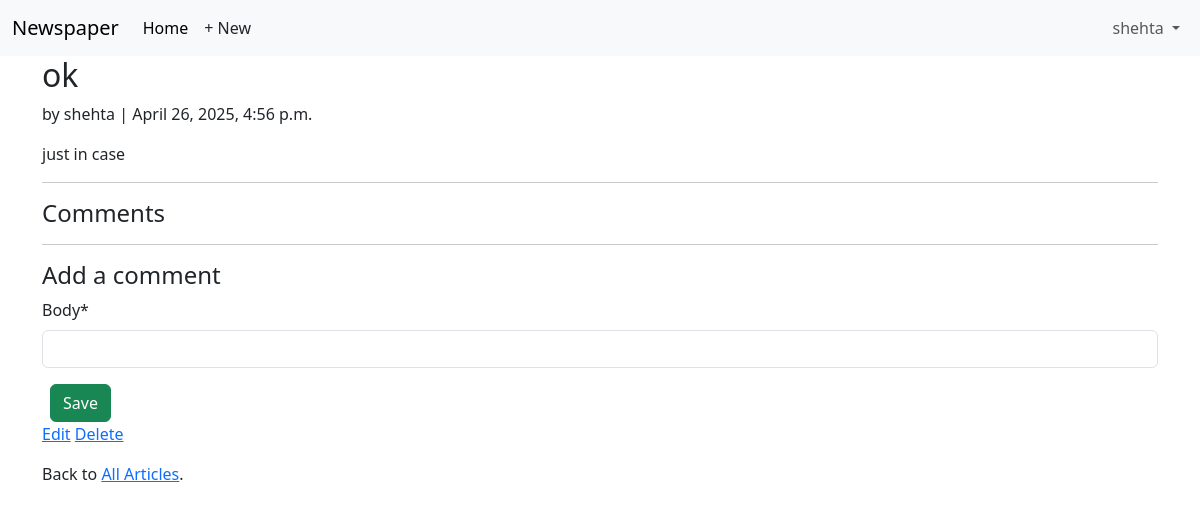
The app's page /articles/3/ (signed in), older data.
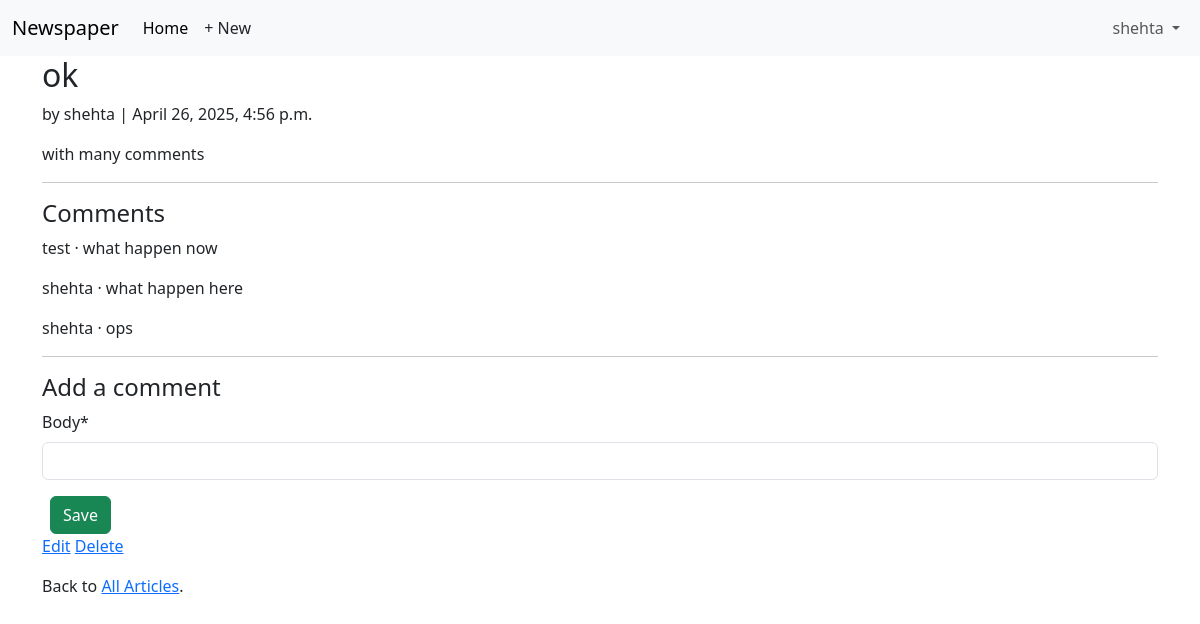
The same page, newer data.
### articles/models.py (models this page shows, shortened)
class Article(models.Model):
    title = models.CharField(max_length=255)
    body = models.TextField()
    date = models.DateTimeField(auto_now_add=True)
    author = models.ForeignKey(
        settings.AUTH_USER_MODEL,
        on_delete=models.CASCADE,
    )

class Comment(models.Model):
    author = models.ForeignKey(
        settings.AUTH_USER_MODEL, on_delete=models.CASCADE)
    article = models.ForeignKey(Article, on_delete=models.CASCADE)
    body = models.CharField(max_length=150)
    date = models.DateTimeField(auto_now_add=True)
    def __str__(self):
        return self.body

### accounts/models.py (models this page shows)
class CustomUser(AbstractUser):
    age = models.PositiveSmallIntegerField(blank=True, null=True)

### articles/views.py (the view, shortened to what this page needs)
# urls.py: path("<int:pk>/", ArticleDetailView.as_view(), name="article_detail"),
class ArticleDetailView(LoginRequiredMixin, View): # new
    def get(self, request, *args, **kwargs):
        view = CommentGet.as_view()
        return view(request, *args, **kwargs)

### articles/form.py
class CommentForm(forms.ModelForm):
    class Meta:
        model = Comment
        fields = ("body",)

### articles/views.py (called while the page is built)
    def get_context_data(self, **kwargs):
        context = super().get_context_data(**kwargs)
        context["form"] = CommentForm()
        return context

### templates/article_detail.html (shortened to what this page needs)
{% extends "base.html" %}
{% load crispy_forms_tags %}
{% block content %}
<div class="article-entry">
    <h2>{{ object.title }}</h2>
    <p>by {{ object.author }} | {{ object.date }}</p>
    <p>{{ object.body }}</p>
</div>
    <hr>
        <h4>Comments</h4>
        {% for comment in article.comment_set.all %}
            <p>{{ comment.author }} &middot; {{ comment }}</p>
        {% endfor %}
    <hr>
    <h4>Add a comment</h4>
    <form action="" method="post">
        {{ form|crispy }}
    <button class="btn btn-success ms-2" type="submit">Save</button>
    </form>
<div>
    {% if article.author.pk == request.user.pk %}
    <p>
        <a href="{% url 'article_edit' article.pk %}">Edit</a>
        <a href="{% url 'article_delete' article.pk %}">Delete</a>
    </p>
    {% endif %}
    <p>Back to <a href="{% url 'article_list' %}">All Articles</a>.</p>
</div>
{% endblock content %}

Row changes from the older to the newer data that the page shows:
changed Article "ok": body "just in case" → "with many comments"
added Comment: author "test", body "what happen now"
added Comment: author "shehta", body "what happen here"
added Comment: author "shehta", body "ops"
